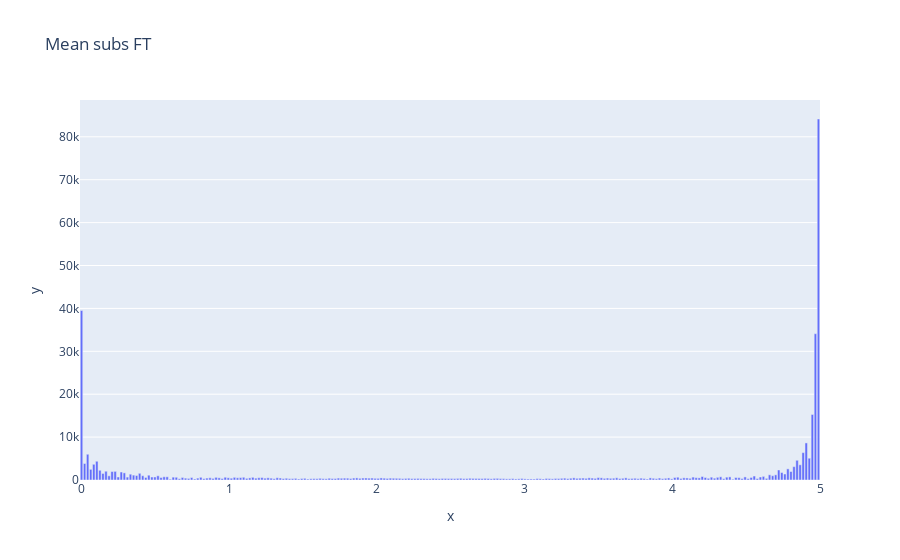

Notebook source saved alongside this figure:
### Code cell
stat = 'subs'

N = mean_timeseries.shape[0]

# Fourier transform
fft = sf.rfft(mean_timeseries[stat].to_numpy())
freqs = sf.rfftfreq(N, d=0.1)

px.bar(x=freqs[::-1], y=abs(fft)/N, title=f'Mean {stat} FT')

### Figure 1 — Plotly figure (JSON) as saved in the notebook; plotly's stock layout.template omitted (floating-point values rounded to 4 significant figures; data arrays with more than 128 entries replaced by an {"elided": "..."} marker saying what was removed)
{"data": [{"alignmentgroup": "True", "hovertemplate": "x=%{x}<br>y=%{y}<extra></extra>", "legendgroup": "", "marker": {"color": "#636efa", "pattern": {"shape": ""}}, "name": "", "offsetgroup": "", "orientation": "v", "showlegend": false, "textposition": "auto", "type": "bar", "x": {"elided": "242 float values"}, "xaxis": "x", "y": {"elided": "242 float values"}, "yaxis": "y"}], "layout": {"barmode": "relative", "legend": {"tracegroupgap": 0}, "title": {"text": "Mean subs FT"}, "xaxis": {"anchor": "y", "domain": [0, 1], "title": {"text": "x"}}, "yaxis": {"anchor": "x", "domain": [0, 1], "title": {"text": "y"}}}}
